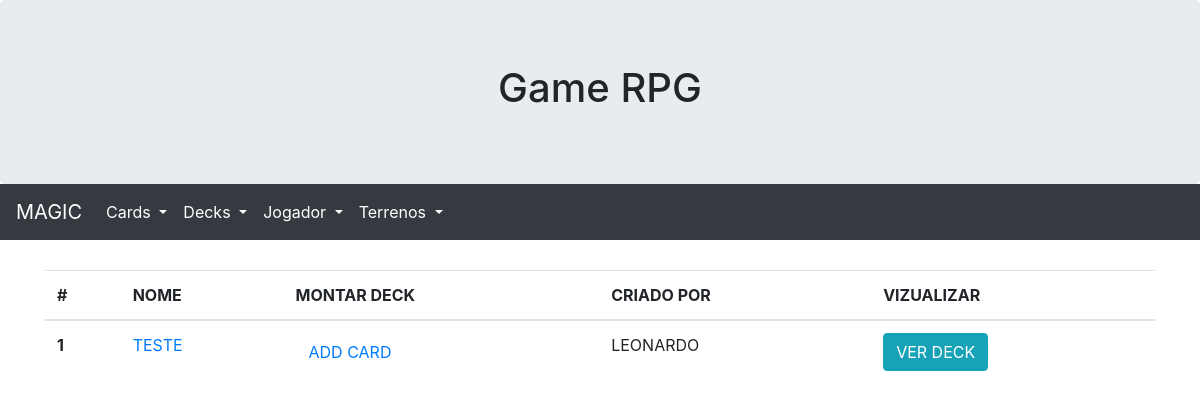
/deck/list/, run on an earlier commit of the app's database.
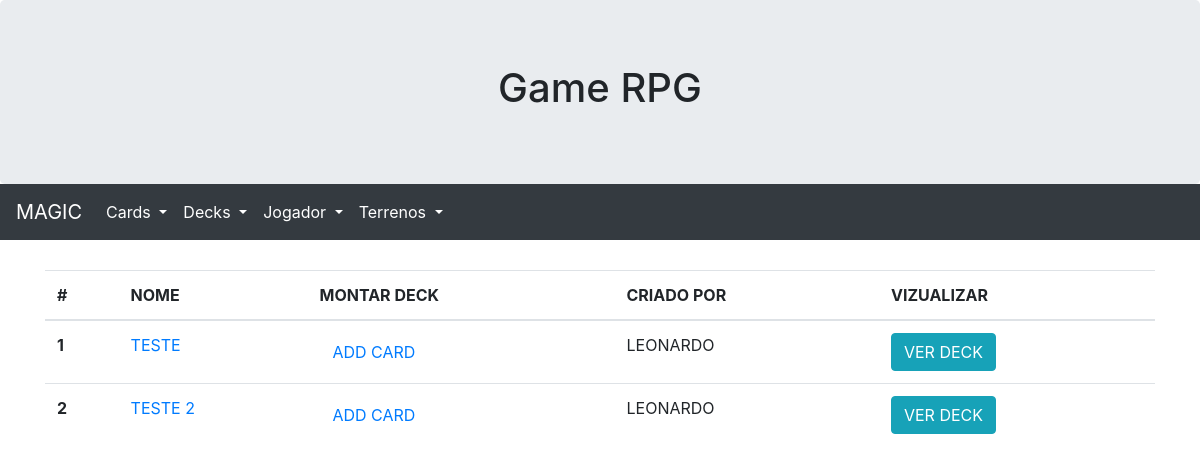
And on a later commit of the database.
### card/models.py (models this page shows)
class Deck(models.Model):
    nome = models.CharField(verbose_name='NOME DO DECK', max_length=100)
    jogador = models.ForeignKey(Jogador, on_delete=models.DO_NOTHING, verbose_name='JOGADOR')

### jogo/models.py (models this page shows)
class Jogador(models.Model):
    nome = models.CharField(verbose_name='NOME DO JOGADOR(A)', max_length=100)
    imagem = models.FileField(verbose_name='IMAGEM', upload_to='jogador')
    def __str__(self):
        return self.nome

### card/views.py (the view)
# urls.py: path('deck/list/', listDeck, name="list_deck"),
def listDeck(request):
    decks = Deck.objects.all()
    return render(request, '02_card/deck/list.html', {'decks': decks})

### www/templates/02_card/deck/list.html (shortened to what this page needs)
{% extends '00_base/base.html' %}
{% block container %}
    <table class="table">
        <thead>
            <tr>
                <th scope="col">#</th>
                <th scope="col">NOME</th>
                <th scope="col">MONTAR DECK</th>
                <th scope="col">CRIADO POR</th>
                <th scope="col">VIZUALIZAR</th>
            </tr>
        </thead>
        <tbody>
        {% for deck in decks %}
            <tr>
                <th scope="row">{{ forloop.counter }}</th>
                <td>
                    <a href="{% url 'update_deck' deck.id %}">
                        {{ deck.nome }}
                    </a>
                </td>
                <td>
                    <a href="{% url 'deck_add_cards' deck.id %}">
                        <button type="button" class="btn btn-link">ADD CARD</button>
                    </a>
                </td>
                <td>
                    {{ deck.jogador }}
                </td>
                <td>
                    <a href="{% url 'view_deck' deck.id %}">
                        <button type="button" class="btn btn-info">VER DECK</button>
                    </a>
                </td>
            </tr>
        {% empty %}
            <tr>
                <td colspan="5">
                    <div class="text-center">NENHUM DECK CADASTRADO</div>
                </td>
            </tr>
        {% endfor %}
        </tbody>
    </table>
{% endblock container %}

What changed in the data, as far as the page shows it:
added Deck: nome "TESTE 2", jogador "LEONARDO"
